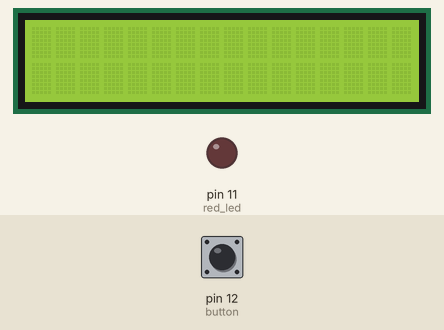
Recording of a sketch running on a simulated Arduino Uno, built with avr-gcc and run on an emulated ATmega328P. On the bench: 16×2 character LCD, output pins drawn as LEDs (lit = HIGH). The test bench sets the inputs (shaded band); at power-on: pin 12 (button) LOW.

Above: at 1.2 s.
1.3 s: pin 12 (button) pulled HIGH for 1 s
At 2.0 s:
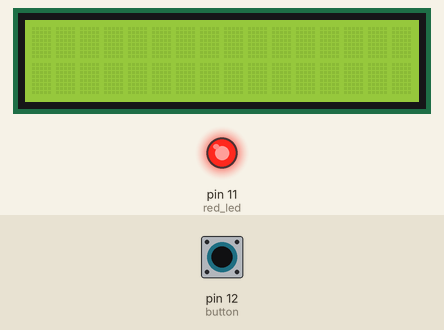
5.3 s: pin 12 (button) pulled HIGH for 0.15 s
At 5.9 s:
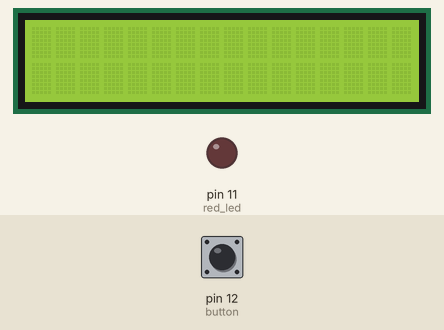
8.4 s: pin 12 (button) pulled HIGH for 0.15 s
At 9.1 s:
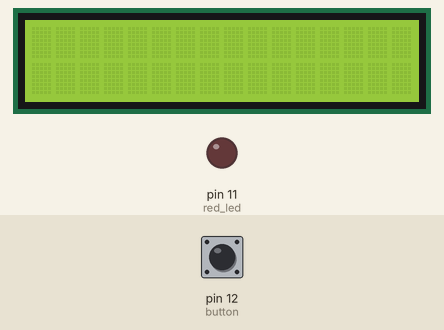
11.5 s: pin 12 (button) pulled HIGH for 1 s
At 12.1 s:
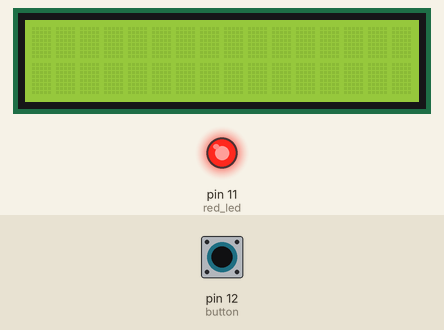
15.5 s: pin 12 (button) pulled HIGH for 3.2 s
At 16.0 s:
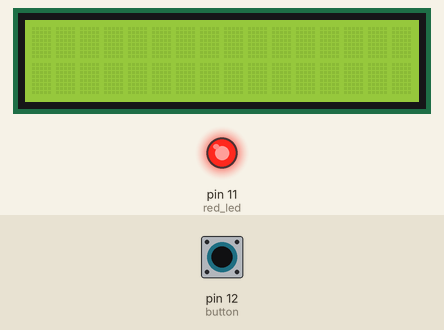
21.7 s: pin 12 (button) pulled HIGH for 0.15 s
At 22.6 s:
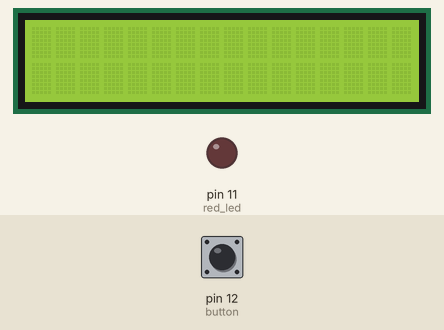
Timing chart, 0 to 24.7 s (numbered marks = the images above; inputs shaded):
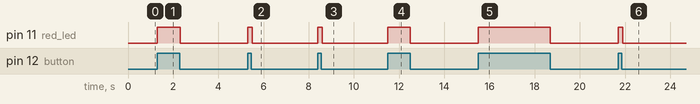

The sketch:

button-control-screen.ino
```cpp
// Wiring code generated from an ArduinoML model
// Application name: ButtonControlScreen

#include <LiquidCrystal.h>

LiquidCrystal screen(2, 3, 4, 5, 6, 7, 8);

void setup(){
  pinMode(11, OUTPUT); // red_led [Actuator]
  screen.begin(16,2); // screen [Actuator]
  Serial.begin(9600);
  while (! Serial); // Wait until Serial is ready
  pinMode(12, INPUT);  // button [Sensor]
}

long time = 0; long debounce = 200;

void state_off() {
  digitalWrite(11,LOW);
  screen.clear();
  screen.print("I AM OFF");
  boolean guard = millis() - time > debounce;
  if( ( digitalRead(12) == HIGH ) && guard ) {
    time = millis();
    state_on();
  } else {
    state_off();
  }
}

void state_on() {
  digitalWrite(11,HIGH);
  screen.clear();
  screen.print("I AM HIGH");
  boolean guard = millis() - time > debounce;
  if( ( digitalRead(12) == LOW ) && guard ) {
    time = millis();
    state_off();
  } else {
    state_on();
  }
}

void loop() {
  state_off();
}
```

Measured:
- after the input at 1.3 s, pin 11 (red_led): LOW → HIGH at once, → LOW 1.0 s later
- after the input at 5.3 s, pin 11 (red_led): LOW → HIGH at once, → LOW 0.20 s later
- after the input at 8.4 s, pin 11 (red_led): LOW → HIGH at once, → LOW 0.20 s later
- after the input at 11.5 s, pin 11 (red_led): LOW → HIGH at once, → LOW 1.0 s later
- after the input at 15.5 s, pin 11 (red_led): LOW → HIGH at once, → LOW 3.2 s later
- after the input at 21.7 s, pin 11 (red_led): LOW → HIGH at once, → LOW 0.20 s later
